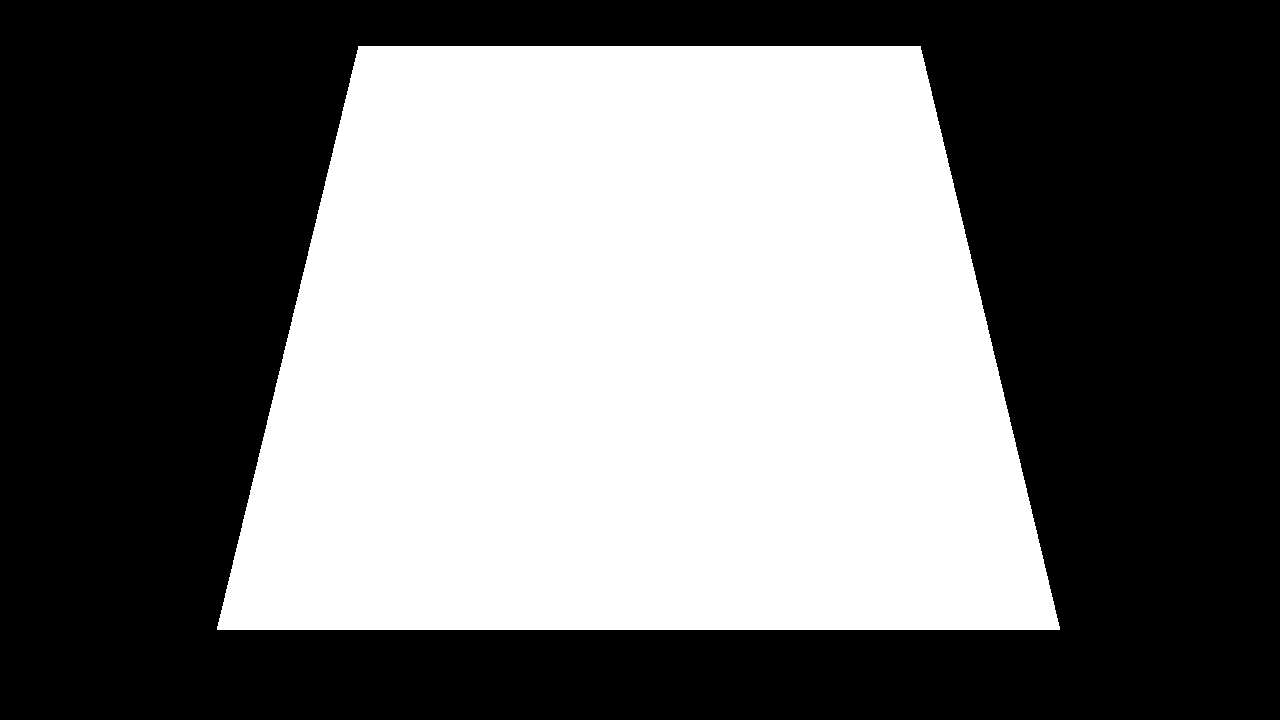
#> input picture src/WSC_mask.png, 1280 x 720 px
$ python hough-circles.py
#> lines starting #> are read from the running program, lines starting #| are printed output that depends on the picture; after the words box and inside, x2 and y2 are one past the last pixel; in counts of white or black regions, pixels touching at a corner belong together; long printed decimals are rounded
import sys
import cv2 as cv
import numpy as np

import pdb

import matplotlib.pyplot as plt

filename = '../src/WSC_sample_good.png'

mask = cv.imread('../src/WSC_mask.png', 0)
#> mask: shape (720, 1280); 44.5% white; 1 white region, box (x1, y1, x2, y2) and area: (217, 46, 1060, 630) 410550

src = cv.imread(cv.samples.findFile(filename), cv.IMREAD_COLOR)
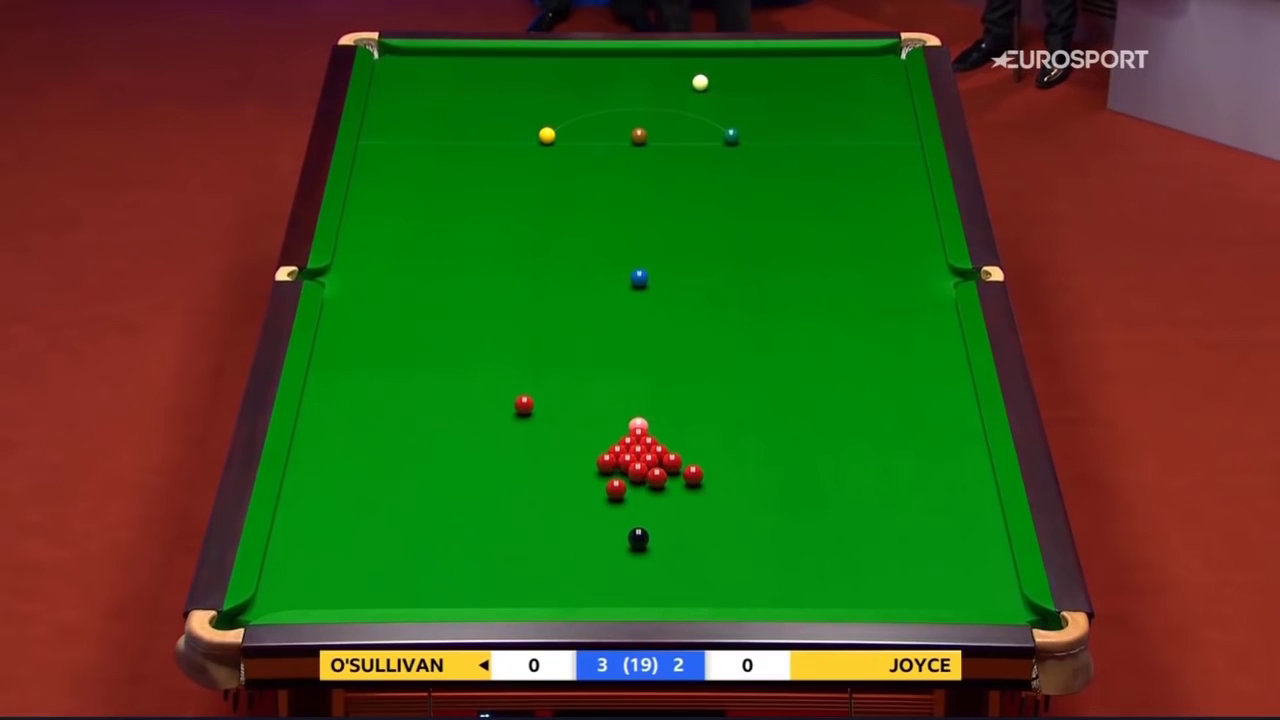
#> input picture src/WSC_sample_good.png, 1280 x 720 px
#> src is the input picture: shape (720, 1280, 3); mean B, G, R 26.8, 82.3, 64.4
src = cv.bitwise_and(src, src, mask=mask)
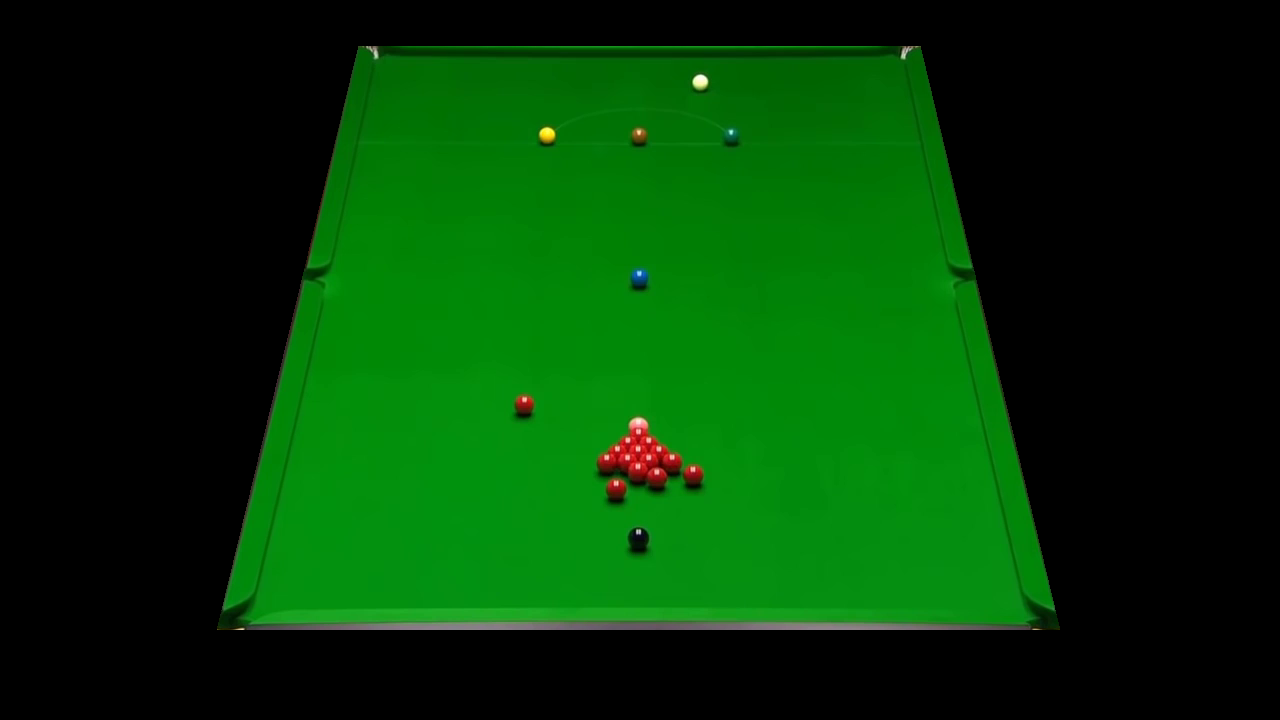
#> src: shape (720, 1280, 3); mean B, G, R 5.1, 57.5, 2.8

ycbcr = cv.cvtColor(src, cv.COLOR_BGR2YCrCb)
#> ycbcr: shape (720, 1280, 3); mean of channels 0, 1, 2 35.2, 104.9, 111.1
'''
yuv = cv.cvtColor(src, cv.COLOR_BGR2YUV)
hsv = cv.cvtColor(src, cv.COLOR_BGR2HSV)
'''
#pdb.set_trace()

gray = ycbcr[:,:,0]
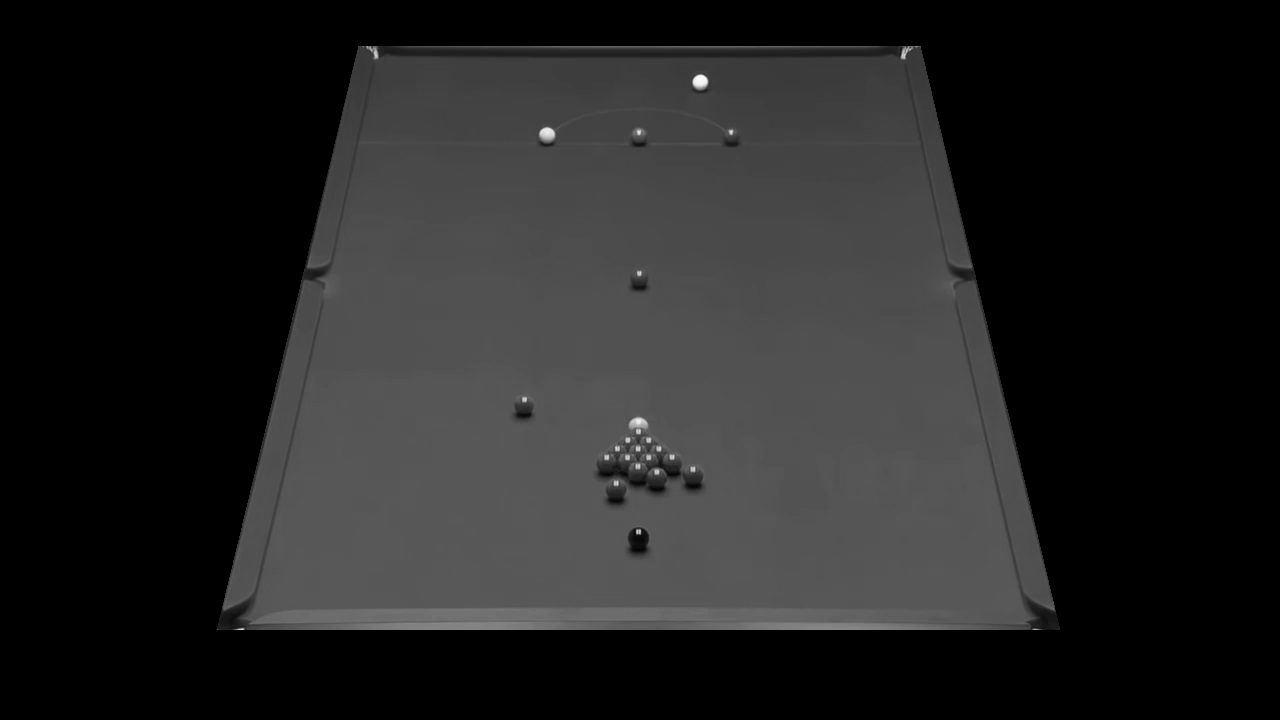
#> gray: shape (720, 1280); min 0, max 251, mean 35.2
#pdb.set_trace()

#gray = cv.cvtColor(src, cv.COLOR_BGR2GRAY)
'''
plt.imshow(gray)
plt.show()
'''
gray = cv.medianBlur(gray, 5)
'''
plt.imshow(gray)
plt.show()
'''
rows = gray.shape[0]
#> rows = 720
circles = cv.HoughCircles(gray, cv.HOUGH_GRADIENT, 1, rows / 20,
                          param1=100, param2=10,
                          minRadius=8, maxRadius=12)
#> circles = [[656.5, 477.5, 10.2], [693.5, 479.5, 10.2], [523.5, 408.5, 10], [548.5, 136.5, 9.6], [637.5, 537.5, 9.6], [639.5, 282.5, 8.8], [638.5, 426.5, 9.1], [616.5, 488.5, 11.4], [364.5, 57.5, 9.1], [637.5, 136.5, 9.6], [699.5, 80.5, 8.7]]

#pdb.set_trace()

my_circles = circles[0][np.argsort(circles[0][:,1])]
#> my_circles = [[364.5, 57.5, 9.1], [699.5, 80.5, 8.7], [548.5, 136.5, 9.6], [637.5, 136.5, 9.6], [639.5, 282.5, 8.8], [523.5, 408.5, 10], [638.5, 426.5, 9.1], [656.5, 477.5, 10.2], [693.5, 479.5, 10.2], [616.5, 488.5, 11.4], [637.5, 537.5, 9.6]]
balls = np.vstack(( my_circles[1],
                    my_circles[2],
                    my_circles[3],
                    my_circles[5],
                    my_circles[9]))
#> balls = [[699.5, 80.5, 8.7], [548.5, 136.5, 9.6], [637.5, 136.5, 9.6], [523.5, 408.5, 10], [616.5, 488.5, 11.4]]

print(balls[:,1])
#| [ 80.5 136.5 136.5 408.5 488.5]
balls[:,1] = balls[:,1] + (balls[:,2] * 2 / 3)
print(balls[:,1])
#| [ 86.3     142.9     142.9     415.167 496.1    ]

plt.imshow(src)
plt.plot(balls[0,0],balls[0,1],'ro')
#plt.Circle((int(balls[0,0]), int(balls[0,1])), 1, color='r')
plt.show()
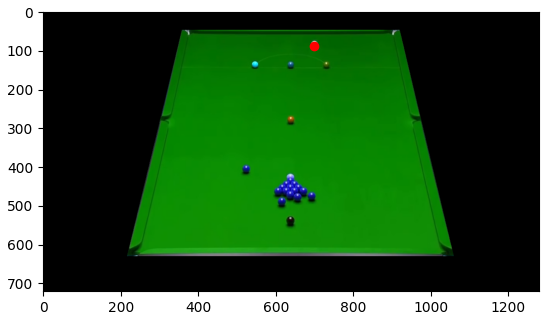
#> figure drawn by matplotlib, 1 panel; B, G, R data is drawn as R, G, B

if circles is not None:
  circles = np.uint16(np.around(circles))
#> circles = [[656, 478, 10], [694, 480, 10], [524, 408, 10], [548, 136, 10], [638, 538, 10], [640, 282, 9], [638, 426, 9], [616, 488, 11], [364, 58, 9], [638, 136, 10], [700, 80, 9]]
  for i in circles[0, :]:
    center = (i[0], i[1])
    # circle center
    cv.circle(src, center, 1, (0, 100, 100), 3)
    # circle outline
    radius = i[2]
    cv.circle(src, center, radius, (255, 0, 255), 3)
#> this loop made 11 passes
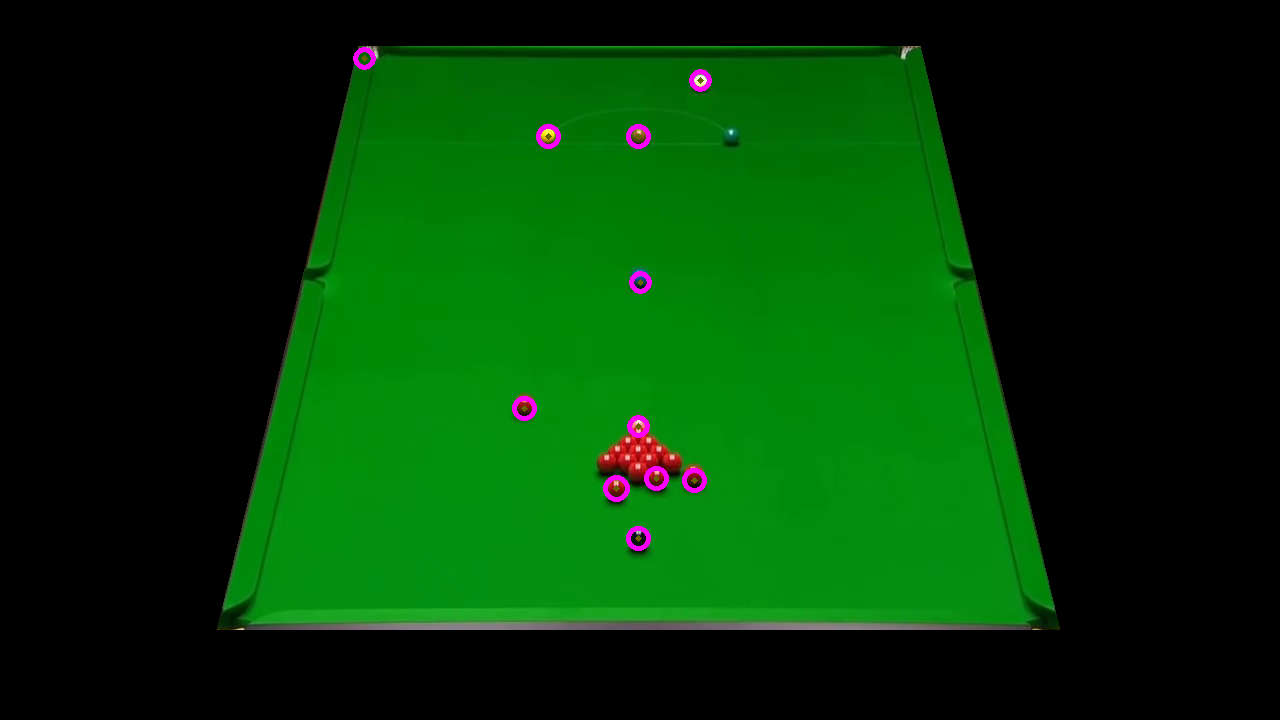
#> src: shape (720, 1280, 3); 0.39% of pixels changed, all inside (x1, y1, x2, y2) = (353, 47, 712, 551)

cv.imshow("detected circles", src)
cv.waitKey(0)
